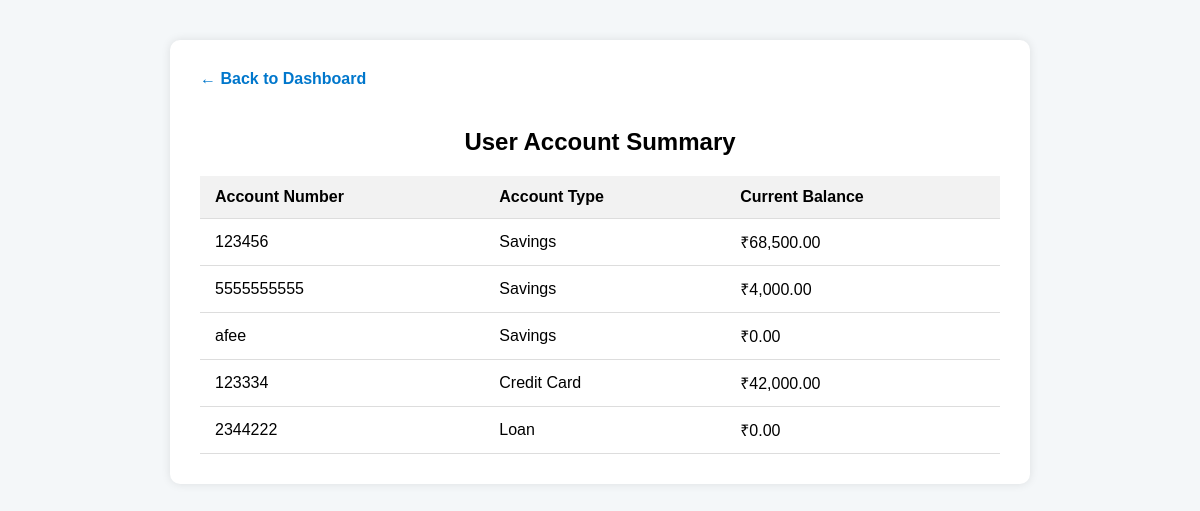
Screenshot of /dashboard/summary (signed in) with the database file from the repository.
### original.py (models this page shows)
class Account(db.Model):
    account_id = db.Column(db.Integer, primary_key=True)
    user_id = db.Column(db.Integer, db.ForeignKey('user.user_id'), nullable=False)
    account_number = db.Column(db.String(20), unique=True, nullable=False)
    account_type = db.Column(db.String(50), nullable=False)
    balance = db.Column(db.Numeric(12, 2), nullable=False, default=0.00)
    status = db.Column(db.String(20), default='Active')
    created_at = db.Column(db.DateTime, default=datetime.utcnow)
    ifsc_code = db.Column(db.String(20))
    branch_name = db.Column(db.String(100))
    transactions = db.relationship('Transaction', backref='account', lazy=True)

### original.py (the view)
@app.route('/dashboard/summary')
def account_summary():
    if 'username' not in session:
        return redirect(url_for('login'))
    user = User.query.filter_by(username=session['username']).first()
    accounts = Account.query.filter_by(user_id=user.user_id).all()
    return render_template('account_summary.html', accounts=accounts)

### templates/account_summary.html (shortened to what this page needs)
<!DOCTYPE html>
<html lang="en">
<head>
</head>
<body>
    <div class="summary-container">
        <a class="back-link" href="{{ url_for('dashboard') }}">← Back to Dashboard</a>
        <h2>User Account Summary</h2>
        <table>
            <tr>
                <th>Account Number</th>
                <th>Account Type</th>
                <th>Current Balance</th>
            </tr>
            {% for account in accounts %}
            <tr>
                <td>{{ account.account_number }}</td>
                <td>{{ account.account_type }}</td>
                <td>₹{{ "{:,.2f}".format(account.balance) }}</td>
            </tr>
            {% endfor %}
        </table>
    </div>
</body>
</html>

### templates/account_summary.html (style rules this page uses)
body { font-family: Arial, sans-serif; margin: 40px; background-color: #f4f7f9; }
h2 { text-align: center; }
.summary-container { max-width: 800px; margin: 40px auto; background-color: white; padding: 30px; border-radius: 10px; box-shadow: 0 0 10px rgba(0, 0, 0, 0.1); }
table { width: 100%; border-collapse: collapse; margin-top: 20px; }
th, td { padding: 12px 15px; text-align: left; border-bottom: 1px solid #ddd; }
th { background-color: #f2f2f2; }
a.back-link { display: inline-block; margin-bottom: 20px; text-decoration: none; color: #0077cc; font-weight: bold; }

### rows the page displays
Account: account_number "123456", account_type "Savings", balance "68,500.00"
Account: account_number "5555555555", account_type "Savings", balance "4,000.00"
Account: account_number "afee", account_type "Savings", balance "0.00"
Account: account_number "123334", account_type "Credit Card", balance "42,000.00"
Account: account_number "2344222", account_type "Loan", balance "0.00"
